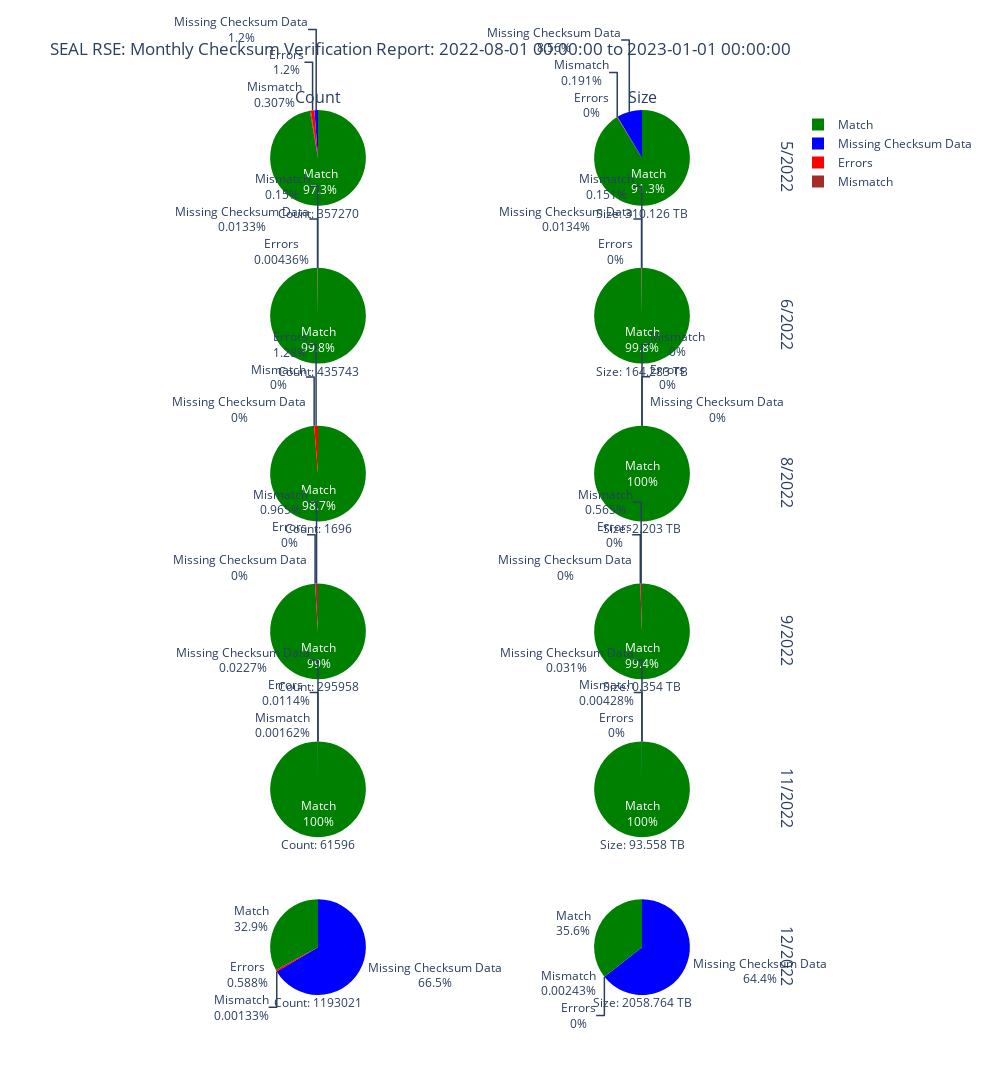

The cell this chart's notebook holds for it:
### Code cell
fig = make_subplots(
    rows=len(consistent_dids_in_time_range["month_year"].unique()), 
    cols=2,
    specs=[[{"type": "pie"}, {"type": "pie"}]] * len(consistent_dids_in_time_range["month_year"].unique()),
    row_titles=[f"{month}/{year}" for month, year in consistent_dids_in_time_range["month_year"].unique()],
    column_titles=["Count", "Size"]
)

for index, month_year in enumerate(consistent_dids_in_time_range["month_year"].unique()):
    month, year = month_year
    monthly_num_potential_checksum_verification = len(consistent_dids_in_time_range[(consistent_dids_in_time_range['month'] == month) & (consistent_dids_in_time_range['year'] == year)])
    monthly_num_missing_checksums = len(dids_missing_checksums[(dids_missing_checksums['month'] == month) & (dids_missing_checksums['year'] == year)])
    monthly_num_errors = len(errors[(errors['month'] == month) & (errors['year'] == year)])
    monthly_num_verifiable = len(consistent_dids_in_time_range[(consistent_dids_in_time_range['month'] == month) & (consistent_dids_in_time_range['year'] == year) & consistent_dids_in_time_range['path'].isin(entries['path'])])
    monthly_num_verified_checksums = len(df_verified_replicas[(df_verified_replicas['month_x'] == month) & (df_verified_replicas['year_x'] == year)])

    monthly_size_potential_checksum_verification = bytesToTB(consistent_dids_in_time_range[(consistent_dids_in_time_range['month'] == month) & (consistent_dids_in_time_range['year'] == year)]['size'].sum())
    monthly_size_missing_checksum = bytesToTB(dids_missing_checksums[(dids_missing_checksums['month'] == month) & (dids_missing_checksums['year'] == year)]['size'].sum())
    monthly_size_errors = bytesToTB(errors[(errors['month'] == month) & (errors['year'] == year)]['size_bytes'].sum())
    monthly_size_verifiable = bytesToTB(checksum_verification_df[(checksum_verification_df['month'] == month) & (checksum_verification_df['year'] == year)]['size'].sum())
    monthly_size_verified = bytesToTB(df_verified_replicas[(df_verified_replicas['month_x'] == month) & (df_verified_replicas['year_x'] == year)]['size_x'].sum())
    monthly_size_mismatch = bytesToTB(df_bad_replicas[(df_bad_replicas['month_x'] == month) & (df_bad_replicas['year_x'] == year)]['size_x'].sum())

    # print(f"Month: {month}/{year}")
    # print(f"Potential DIDs for checksum verification: {monthly_num_potential_checksum_verification}")
    # print(f"Missing checksum information: {monthly_num_missing_checksums}")
    # print(f"Errors: {monthly_num_errors}")
    # print(f"Total verifiable DIDs: {monthly_num_verifiable}")
    # print(f"Verified Replicas (matching checksums): {monthly_num_verified_checksums}")
    # print(f"Checksum Mismatch: {monthly_num_verifiable - monthly_num_verified_checksums}")

    # print(f"Potential size for checksum verification: {monthly_size_potential_checksum_verification} TB")
    # print(f"Missing Checksum Info for : {monthly_size_missing_checksum} TB")
    # print(f"Errors: {monthly_size_errors} TB")
    # print(f"Total verifiable size: {monthly_size_verifiable} TB")
    # print(f"Verified Size (matching checksums): {monthly_size_verified} TB")
    # print(f"Checksum Mismatch: {monthly_size_mismatch} TB")

    fig.add_trace(
        go.Pie(
            textinfo='label+percent',
            titleposition='bottom center',
            labels=['Missing Checksum Data', 'Errors', 'Match', 'Mismatch'],
            values=[monthly_num_missing_checksums, monthly_num_errors, monthly_num_verified_checksums, monthly_num_verifiable - monthly_num_verified_checksums],
            title=f"Count: {monthly_num_potential_checksum_verification}",
            marker=dict(colors=['blue', 'red', 'green', 'brown'])
        ),
        row=index + 1,
        col=1,
    )

    fig.add_trace(
        go.Pie(
            textinfo='label+percent',
            titleposition='bottom center',
            labels=['Missing Checksum Data', 'Errors', 'Match', 'Mismatch'],
            values=[monthly_size_missing_checksum, monthly_size_errors, monthly_size_verified, monthly_size_mismatch],
            title=f"Size: {monthly_size_potential_checksum_verification} TB",
            marker=dict(colors=['blue', 'red', 'green', 'brown'])
        ),
        row=index + 1,
        col=2,
    )

fig.update_layout(height=3000, width=1000, title_text=f"SEAL RSE: Monthly Checksum Verification Report: {start_date} to {end_date}")
fig.show()

### Figure 1 — Plotly figure (JSON) as saved in the notebook; plotly's stock layout.template omitted (floating-point values rounded to 4 significant figures)
{"data": [{"domain": {"x": [0, 0.44], "y": [0.875, 1]}, "labels": ["Missing Checksum Data", "Errors", "Match", "Mismatch"], "marker": {"colors": ["blue", "red", "green", "brown"]}, "textinfo": "label+percent", "title": {"position": "bottom center", "text": "Count: 357270"}, "type": "pie", "values": [4350, 4350, 351811, 1109]}, {"domain": {"x": [0.54, 0.98], "y": [0.875, 1]}, "labels": ["Missing Checksum Data", "Errors", "Match", "Mismatch"], "marker": {"colors": ["blue", "red", "green", "brown"]}, "textinfo": "label+percent", "title": {"position": "bottom center", "text": "Size: 310.126 TB"}, "type": "pie", "values": [26.54, 0, 283.0, 0.592]}, {"domain": {"x": [0, 0.44], "y": [0.7, 0.825]}, "labels": ["Missing Checksum Data", "Errors", "Match", "Mismatch"], "marker": {"colors": ["blue", "red", "green", "brown"]}, "textinfo": "label+percent", "title": {"position": "bottom center", "text": "Count: 435743"}, "type": "pie", "values": [58, 19, 435031, 654]}, {"domain": {"x": [0.54, 0.98], "y": [0.7, 0.825]}, "labels": ["Missing Checksum Data", "Errors", "Match", "Mismatch"], "marker": {"colors": ["blue", "red", "green", "brown"]}, "textinfo": "label+percent", "title": {"position": "bottom center", "text": "Size: 164.283 TB"}, "type": "pie", "values": [0.022, 0, 164.0, 0.248]}, {"domain": {"x": [0, 0.44], "y": [0.525, 0.65]}, "labels": ["Missing Checksum Data", "Errors", "Match", "Mismatch"], "marker": {"colors": ["blue", "red", "green", "brown"]}, "textinfo": "label+percent", "title": {"position": "bottom center", "text": "Count: 1696"}, "type": "pie", "values": [0, 22, 1696, 0]}, {"domain": {"x": [0.54, 0.98], "y": [0.525, 0.65]}, "labels": ["Missing Checksum Data", "Errors", "Match", "Mismatch"], "marker": {"colors": ["blue", "red", "green", "brown"]}, "textinfo": "label+percent", "title": {"position": "bottom center", "text": "Size: 2.203 TB"}, "type": "pie", "values": [0, 0, 2.203, 0]}, {"domain": {"x": [0, 0.44], "y": [0.35, 0.475]}, "labels": ["Missing Checksum Data", "Errors", "Match", "Mismatch"], "marker": {"colors": ["blue", "red", "green", "brown"]}, "textinfo": "label+percent", "title": {"position": "bottom center", "text": "Count: 295958"}, "type": "pie", "values": [0, 0, 293103, 2855]}, {"domain": {"x": [0.54, 0.98], "y": [0.35, 0.475]}, "labels": ["Missing Checksum Data", "Errors", "Match", "Mismatch"], "marker": {"colors": ["blue", "red", "green", "brown"]}, "textinfo": "label+percent", "title": {"position": "bottom center", "text": "Size: 0.354 TB"}, "type": "pie", "values": [0, 0, 0.352, 0.002]}, {"domain": {"x": [0, 0.44], "y": [0.175, 0.3]}, "labels": ["Missing Checksum Data", "Errors", "Match", "Mismatch"], "marker": {"colors": ["blue", "red", "green", "brown"]}, "textinfo": "label+percent", "title": {"position": "bottom center", "text": "Count: 61596"}, "type": "pie", "values": [14, 7, 61581, 1]}, {"domain": {"x": [0.54, 0.98], "y": [0.175, 0.3]}, "labels": ["Missing Checksum Data", "Errors", "Match", "Mismatch"], "marker": {"colors": ["blue", "red", "green", "brown"]}, "textinfo": "label+percent", "title": {"position": "bottom center", "text": "Size: 93.558 TB"}, "type": "pie", "values": [0.029, 0, 93.53, 0.004]}, {"domain": {"x": [0, 0.44], "y": [0, 0.125]}, "labels": ["Missing Checksum Data", "Errors", "Match", "Mismatch"], "marker": {"colors": ["blue", "red", "green", "brown"]}, "textinfo": "label+percent", "title": {"position": "bottom center", "text": "Count: 1193021"}, "type": "pie", "values": [798202, 7062, 394803, 16]}, {"domain": {"x": [0.54, 0.98], "y": [0, 0.125]}, "labels": ["Missing Checksum Data", "Errors", "Match", "Mismatch"], "marker": {"colors": ["blue", "red", "green", "brown"]}, "textinfo": "label+percent", "title": {"position": "bottom center", "text": "Size: 2058.764 TB"}, "type": "pie", "values": [1326.0, 0, 733.1, 0.05]}], "layout": {"annotations": [{"font": {"size": 16}, "showarrow": false, "text": "Count", "x": 0.22, "xanchor": "center", "xref": "paper", "y": 1, "yanchor": "bottom", "yref": "paper"}, {"font": {"size": 16}, "showarrow": false, "text": "Size", "x": 0.76, "xanchor": "center", "xref": "paper", "y": 1, "yanchor": "bottom", "yref": "paper"}, {"font": {"size": 16}, "showarrow": false, "text": "5/2022", "textangle": 90, "x": 0.98, "xanchor": "left", "xref": "paper", "y": 0.9375, "yanchor": "middle", "yref": "paper"}, {"font": {"size": 16}, "showarrow": false, "text": "6/2022", "textangle": 90, "x": 0.98, "xanchor": "left", "xref": "paper", "y": 0.7625, "yanchor": "middle", "yref": "paper"}, {"font": {"size": 16}, "showarrow": false, "text": "8/2022", "textangle": 90, "x": 0.98, "xanchor": "left", "xref": "paper", "y": 0.5875, "yanchor": "middle", "yref": "paper"}, {"font": {"size": 16}, "showarrow": false, "text": "9/2022", "textangle": 90, "x": 0.98, "xanchor": "left", "xref": "paper", "y": 0.4125, "yanchor": "middle", "yref": "paper"}, {"font": {"size": 16}, "showarrow": false, "text": "11/2022", "textangle": 90, "x": 0.98, "xanchor": "left", "xref": "paper", "y": 0.2375, "yanchor": "middle", "yref": "paper"}, {"font": {"size": 16}, "showarrow": false, "text": "12/2022", "textangle": 90, "x": 0.98, "xanchor": "left", "xref": "paper", "y": 0.0625, "yanchor": "middle", "yref": "paper"}], "height": 3000, "title": {"text": "SEAL RSE: Monthly Checksum Verification Report: 2022-08-01 00:00:00 to 2023-01-01 00:00:00"}, "width": 1000}}
